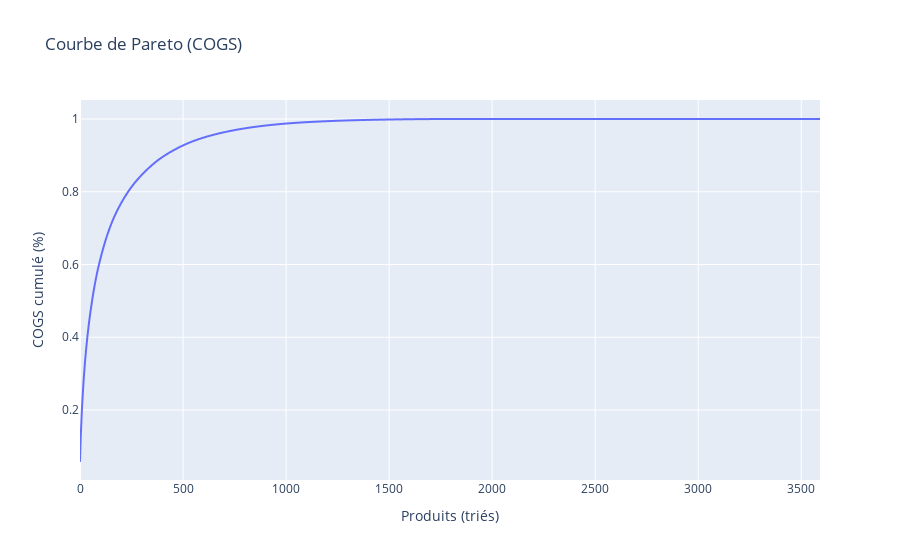

Notebook code for this chart:
### Code cell
import plotly.express as px

df_pareto = cogs_total.reset_index(name='COGS')
df_pareto['COGS_cum_pct'] = df_pareto['COGS'].cumsum() / df_pareto['COGS'].sum()

fig = px.line(df_pareto, y='COGS_cum_pct', title="Courbe de Pareto (COGS)")
fig.update_layout(xaxis_title="Produits (triés)", yaxis_title="COGS cumulé (%)")
fig.show()

### Figure 1 — Plotly figure (JSON) as saved in the notebook; plotly's stock layout.template omitted (floating-point values rounded to 4 significant figures; data arrays with more than 128 entries replaced by an {"elided": "..."} marker saying what was removed)
{"data": [{"hovertemplate": "index=%{x}<br>COGS_cum_pct=%{y}<extra></extra>", "legendgroup": "", "line": {"color": "#636efa", "dash": "solid"}, "marker": {"symbol": "circle"}, "mode": "lines", "name": "", "showlegend": false, "type": "scattergl", "x": {"elided": "3592 int values"}, "xaxis": "x", "y": {"elided": "3592 float values"}, "yaxis": "y"}], "layout": {"legend": {"tracegroupgap": 0}, "title": {"text": "Courbe de Pareto (COGS)"}, "xaxis": {"anchor": "y", "domain": [0, 1], "title": {"text": "Produits (triés)"}}, "yaxis": {"anchor": "x", "domain": [0, 1], "title": {"text": "COGS cumulé (%)"}}}}
